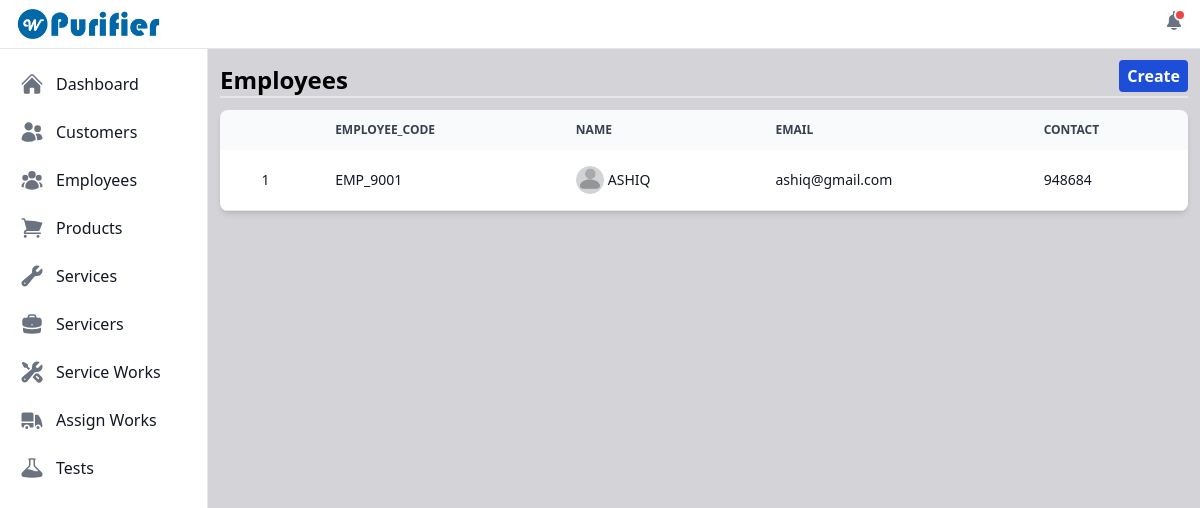
The page /view_employees/ (signed in) on the database its author committed.
### purifier/models.py (models this page shows, shortened)
class Employee(models.Model):
    id = models.UUIDField(primary_key=True, default=uuid.uuid4, unique=True, editable=False)
    profile = models.ImageField(null=True, blank=True, upload_to="employee_profiles/")
    name = models.CharField(max_length=50)
    email = models.EmailField(unique=True)
    mobile = models.CharField(max_length=20)
    address = models.TextField()
    employee_code = models.CharField(max_length=50, blank=True, unique=True)
    initial_password = models.CharField(max_length=150, blank=True, null=True)
    created_on = models.DateField(auto_now_add=True)

### purifier/views.py (the view)
# urls.py: path('view_employees/', views.viewEmployees, name='view_employees'),
@login_required
def viewEmployees(request):
    employees = Employee.objects.all().order_by('-employee_code')
    employees_exists = employees.exists()
    context = {'employees': employees, 'employees_exists': employees_exists}
    return render(request, 'employee/view_employees.html', context)

### user_management/models.py (called while the page is built)
    def __str__(self):
        return self.username

### purifier/templates/employee/view_employees.html (shortened to what this page needs)
{% extends "index.html" %}
{% load static %}
{% block content %}
    <div class="flex justify-between">
        <span class="text-2xl font-bold flex self-end">Employees</span>
        <button class="bg-blue-700 p-1 px-2 mb-1 text-base font-bold rounded text-white"><a href="{% url "purifier:create_employee" %}">Create</a></button>
    </div>
    <hr class="border dark:border-gray-800">
    <div class="mt-3">
        {% if employees_exists %}
        <div class="relative overflow-x-auto shadow-md sm:rounded-lg">
            <table id="employees_table" class="w-full text-sm text-left rtl:text-right text-gray-500 dark:text-gray-400">
                <thead class="text-xs text-gray-700 uppercase bg-gray-50 dark:bg-gray-700 dark:text-gray-400">
                    <tr>
                        <th scope="col" class="px-6 py-3 text-center"></th>
                        <th scope="col" class="px-6 py-3">Employee_code</th>
                        <th scope="col" class="px-6 py-3">Name</th>
                        <th scope="col" class="px-6 py-3">Email</th>
                        <th scope="col" class="px-6 py-3">Contact</th>
                    </tr>
                </thead>
                <tbody>
                    {% for employee in employees %}
                        <tr class="bg-white border-b dark:bg-gray-800 dark:border-gray-700 hover:bg-gray-50 dark:hover:bg-gray-600">
                            <th scope="row" class="px-6 py-4 font-medium text-gray-900 whitespace-nowrap dark:text-white text-center">{{ forloop.counter }}</th>
                            <th scope="row" class="px-6 py-4 font-medium text-gray-900 whitespace-nowrap dark:text-white">
                                <a href="{% url "purifier:each_employee" employee.id %}">{{ employee.employee_code }}</a>
                            </th>
                            <th scope="row" class="flex items-center px-6 py-4 font-medium text-gray-900 whitespace-nowrap dark:text-white">
                                <a href="{% url "purifier:each_employee" employee.id %}">
                                    {% if employee.profile %}
                                        <img src="{{employee.profile.url}}" alt="Profile not loading..." class="h-7 w-7 rounded-full">
                                    {% else %}
                                        <img src="{% static 'images/default.png' %}" alt="Profile not loading..." class="h-7 w-7 rounded-full">
                                    {% endif %}
                                </a>
                                <a href="{% url "purifier:each_employee" employee.id %}" class="ms-1">{{ employee.name }}</a>
                            </th>
                            <th scope="row" class="px-6 py-4 font-medium text-gray-900 whitespace-nowrap dark:text-white">
                                <a href="{% url "purifier:each_employee" employee.id %}">{{ employee.email }}</a>
                            </th>
                            <th scope="row" class="px-6 py-4 font-medium text-gray-900 whitespace-nowrap dark:text-white">
                                <a href="{% url "purifier:each_employee" employee.id %}">{{ employee.mobile }}</a>
                            </th>
                        </tr>
                    {% endfor %}
                </tbody>
            </table>
        </div>
        {% else %}
        <div class="flex justify-center">
            <span class="font-bold text-xl">No employees added. <a href="{% url "purifier:create_employee" %}" class="text-blue-700">Create</a> a new employee.</span>
        </div>
        {% endif %}
    </div>
{% endblock content %}

### rows shown on the page
Employee: employee_code "EMP_9001", name "ASHIQ", email "ashiq@gmail.com", mobile "948684"
